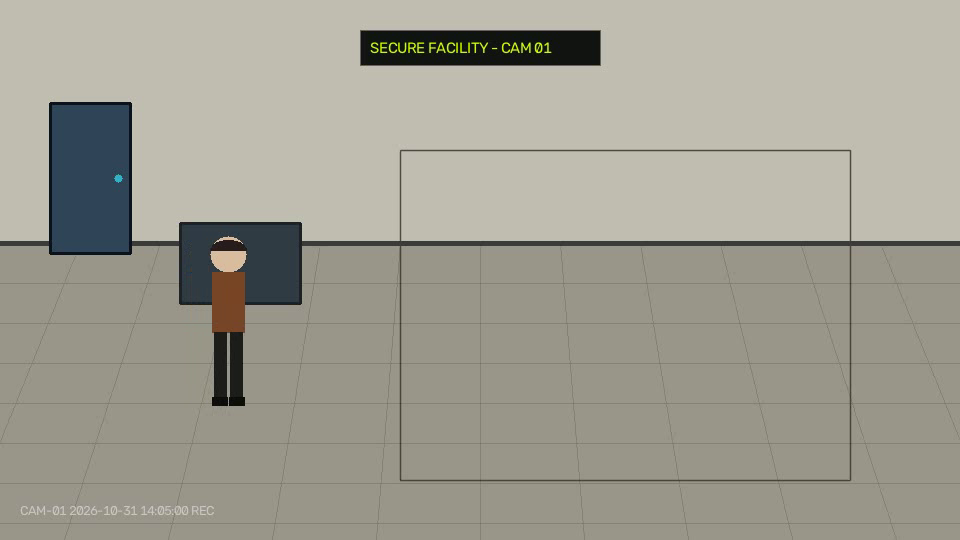
#> input picture frame 30 of data/test_videos/clip1_normal_entry.mp4, 960 x 540 px, given in place of the camera
$ python zone_selector.py
#> lines starting #> are read from the running program, lines starting #| are printed output that depends on the picture; after the words box and inside, x2 and y2 are one past the last pixel; in counts of white or black regions, pixels touching at a corner belong together
### src/detection/video_source.py
"""
Video source handling module for webcam, video file, or RTSP/HTTP IP stream.
Resizes frames to a standardized resolution for consistent coordinate mapping.
"""

import cv2
import sys
from pathlib import Path

# Add project root to path for direct execution
sys.path.append(str(Path(__file__).resolve().parent.parent.parent))
from config.settings import DEFAULT_FRAME_WIDTH, DEFAULT_FRAME_HEIGHT, DEFAULT_SOURCE


class VideoSource:
    """Encapsulates OpenCV VideoCapture with resolution normalization and robust error handling."""

    def __init__(self, source=DEFAULT_SOURCE, width=DEFAULT_FRAME_WIDTH, height=DEFAULT_FRAME_HEIGHT):
        self.raw_source = source
        self.width = width
        self.height = height
        self.cap = None
        self._open_source()

    def _open_source(self):
        """Parse source type and open OpenCV VideoCapture."""
        source_val = self.raw_source

        # Handle string representation of integer device IDs (e.g. "0")
        if isinstance(source_val, str) and source_val.isdigit():
            source_val = int(source_val)

        # On Windows, DirectShow backend can speed up webcam initialization
        if isinstance(source_val, int):
            self.cap = cv2.VideoCapture(source_val, cv2.CAP_DSHOW)
            if not self.cap.isOpened():
                self.cap = cv2.VideoCapture(source_val)
        else:
            self.cap = cv2.VideoCapture(source_val)

        if not self.cap.isOpened():
            raise RuntimeError(
                f"[VideoSource Error] Failed to open video source: '{self.raw_source}'. "
                f"Please ensure camera is connected, permissions granted, or file/URL is valid."
            )

        # Attempt to set hardware capture properties if supported
        if isinstance(source_val, int):
            self.cap.set(cv2.CAP_PROP_FRAME_WIDTH, self.width)
            self.cap.set(cv2.CAP_PROP_FRAME_HEIGHT, self.height)

    def read(self):
        """
        Reads the next frame, resizes it to standardized dimensions, and returns (ret, frame).
        """
        if self.cap is None or not self.cap.isOpened():
            return False, None

        ret, frame = self.cap.read()
#> frame is the input picture: shape (540, 960, 3); mean B, G, R 146.2, 158.1, 160.3
        if not ret or frame is None:
            return False, None

        # Standardize resolution for downstream zone and detection logic
        if frame.shape[1] != self.width or frame.shape[0] != self.height:
            frame = cv2.resize(frame, (self.width, self.height), interpolation=cv2.INTER_AREA)

        return True, frame

    # [12 lines left out: functions get_fps, restart, not called in this run]

    def release(self):
        """Release the capture resource."""
        if self.cap is not None:
            self.cap.release()
            self.cap = None

    def __enter__(self):
        return self

    def __exit__(self, exc_type, exc_val, exc_tb):
        self.release()


def open_video_source(source=DEFAULT_SOURCE, width=DEFAULT_FRAME_WIDTH, height=DEFAULT_FRAME_HEIGHT):
    """Convenience helper function to instantiate VideoSource."""
    return VideoSource(source=source, width=width, height=height)


# [22 lines that do not run on import are left out]

### src/zone/zone_selector.py
"""
Interactive mouse tool for defining polygonal restricted zones.
Saves polygon coordinates and reference frame dimensions to config/zone.json.
"""

import cv2
import json
import numpy as np
import sys
from pathlib import Path

# Add project root to path
sys.path.append(str(Path(__file__).resolve().parent.parent.parent))
from config.settings import (
    ZONE_CONFIG_PATH,
    DEFAULT_FRAME_WIDTH,
    DEFAULT_FRAME_HEIGHT,
    DEFAULT_SOURCE,
)
from src.detection.video_source import open_video_source


def load_zone(config_path=ZONE_CONFIG_PATH):
    """
    Load polygon points and dimensions from JSON config.
    Returns:
        dict: {"points": [[x, y], ...], "frame_width": int, "frame_height": int, ...}
    """
    path = Path(config_path)
    if not path.exists():
        # Fallback default box
        return {
            "points": [[400, 150], [850, 150], [850, 480], [400, 480]],
            "frame_width": DEFAULT_FRAME_WIDTH,
            "frame_height": DEFAULT_FRAME_HEIGHT,
            "zone_name": "Default Restricted Area"
        }

    try:
        with open(path, "r", encoding="utf-8") as f:
            data = json.load(f)
            return data
    except Exception as e:
        print(f"[Zone Error] Failed to read {config_path}: {e}")
        return {
            "points": [[400, 150], [850, 150], [850, 480], [400, 480]],
            "frame_width": DEFAULT_FRAME_WIDTH,
            "frame_height": DEFAULT_FRAME_HEIGHT,
            "zone_name": "Fallback Restricted Area"
        }


def save_zone(points, width=DEFAULT_FRAME_WIDTH, height=DEFAULT_FRAME_HEIGHT, config_path=ZONE_CONFIG_PATH):
    """
    Save polygon points and reference dimensions to JSON config.
    """
    path = Path(config_path)
    path.parent.mkdir(parents=True, exist_ok=True)

    data = {
        "points": points,
        "frame_width": width,
        "frame_height": height,
        "zone_name": "Restricted Zone 1"
    }

    with open(path, "w", encoding="utf-8") as f:
        json.dump(data, f, indent=2)
    print(f"[ZoneSelector] Successfully saved {len(points)} zone points to {path.resolve()}")


def select_zone_interactive(source=DEFAULT_SOURCE, config_path=ZONE_CONFIG_PATH):
    """
    Opens first frame of video source and lets user click polygon vertices.
    Controls:
        - Left Click: Add polygon vertex
        - 'u': Undo last point
        - 'c': Clear all points
        - Enter / Space: Save zone to zone.json and exit
        - 'q' / ESC: Quit without saving
    """
    vs = open_video_source(source)
    ret, frame = vs.read()
    vs.release()

    if not ret or frame is None:
        print(f"[ZoneSelector] Could not grab frame from source: {source}")
        return False

    h, w = frame.shape[:2]
#> h = 540; w = 960
    existing = load_zone(config_path)
#> (reads config/zone.json from the repository)
    # Scale existing points if loaded from different resolution
    points = existing.get("points", [])
    window_name = "Restricted Zone Selector (Left Click=Add | u=Undo | c=Clear | Enter=Save | q=Quit)"

    def on_mouse(event, x, y, flags, param):
        if event == cv2.EVENT_LBUTTONDOWN:
            points.append([int(x), int(y)])

    cv2.namedWindow(window_name, cv2.WINDOW_AUTOSIZE)
    cv2.setMouseCallback(window_name, on_mouse)

    print("\n--- Zone Selector Instructions ---")
    print(" Left Click : Add vertex point")
    print(" 'u' Key    : Undo last vertex")
    print(" 'c' Key    : Clear all vertices")
    print(" Enter / Space : Save polygon to config/zone.json")
    print(" 'q' / ESC  : Cancel and exit without saving\n")

    saved = False
    while True:
        display = frame.copy()

        # Draw existing lines and points
        if len(points) > 0:
            pts = np.array(points, dtype=np.int32)
            # Draw translucent fill if at least 3 points
            if len(points) >= 3:
                overlay = display.copy()
                cv2.fillPoly(overlay, [pts], (0, 165, 255))
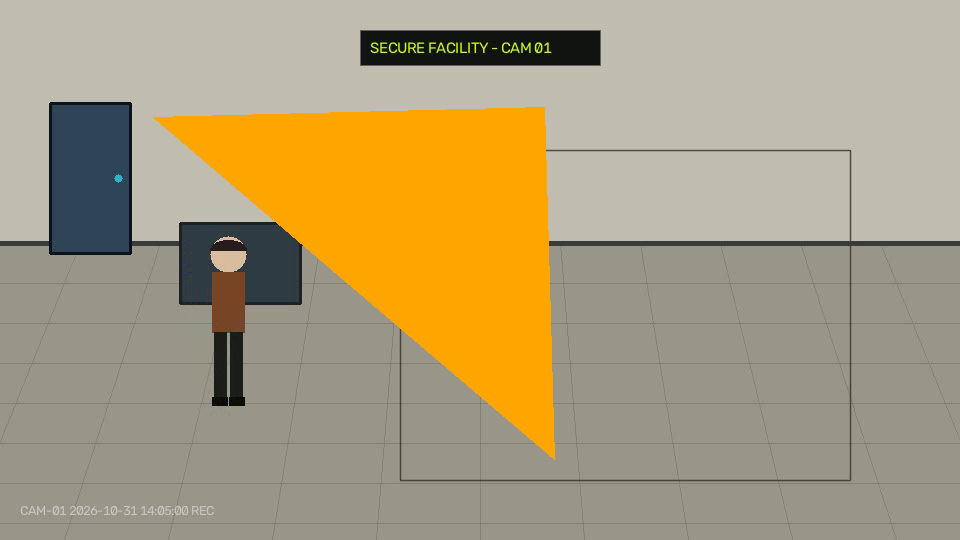
#> overlay: shape (540, 960, 3); 13.4% of pixels changed, all inside (x1, y1, x2, y2) = (153, 107, 555, 460)
                cv2.addWeighted(overlay, 0.35, display, 0.65, 0, display)
                cv2.polylines(display, [pts], isClosed=True, color=(0, 200, 255), thickness=2)
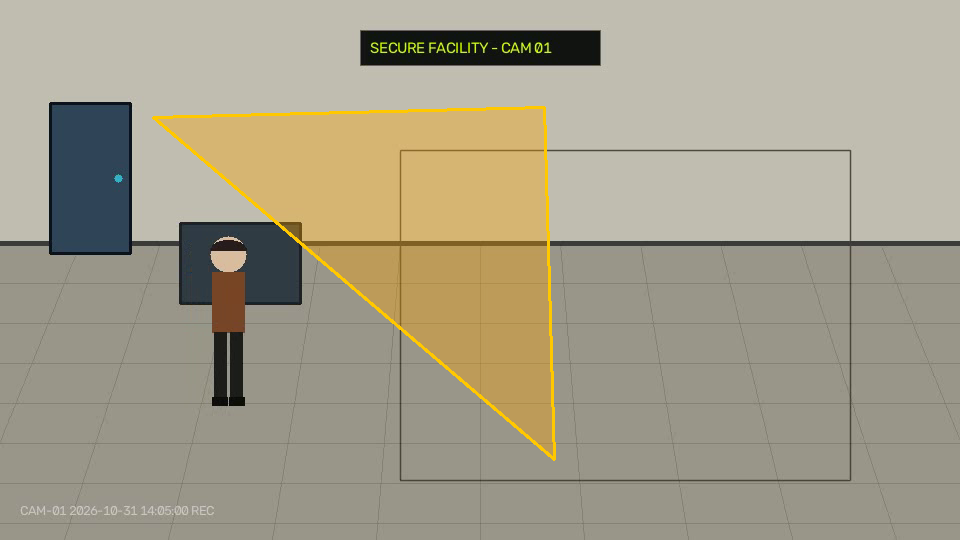
#> display: shape (540, 960, 3); mean B, G, R 137.8, 158.1, 164.7
            else:
                cv2.polylines(display, [pts], isClosed=False, color=(0, 200, 255), thickness=2)

            for idx, pt in enumerate(points):
                cv2.circle(display, tuple(pt), 5, (0, 0, 255), -1)
                cv2.putText(display, str(idx + 1), (pt[0] + 7, pt[1] - 7),
                            cv2.FONT_HERSHEY_SIMPLEX, 0.45, (255, 255, 255), 1, cv2.LINE_AA)
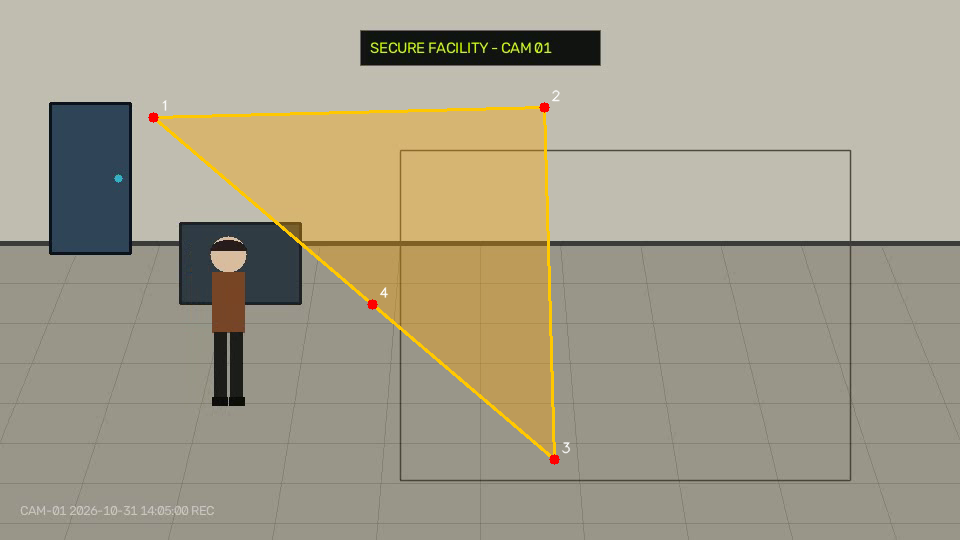
#> display: shape (540, 960, 3); 0.11% of pixels changed, all inside (x1, y1, x2, y2) = (148, 89, 571, 465)

        # Header instructions on the frame
        cv2.rectangle(display, (10, 10), (w - 10, 45), (30, 30, 30), -1)
        status_text = f"Points: {len(points)} | Left Click=Add | 'u'=Undo | 'c'=Clear | Enter=Save | 'q'=Quit"
        cv2.putText(display, status_text, (20, 34), cv2.FONT_HERSHEY_SIMPLEX, 0.55, (0, 255, 255), 1, cv2.LINE_AA)
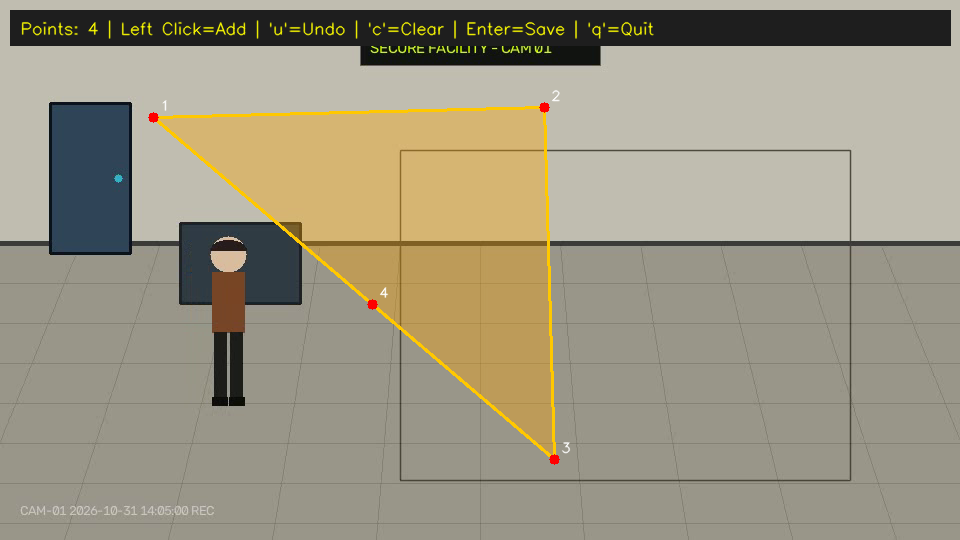
#> display: shape (540, 960, 3); mean B, G, R 129.3, 149.4, 156

        cv2.imshow(window_name, display)
        key = cv2.waitKey(20) & 0xFF
#> (key q is pressed here)

        if key in (13, 32):  # Enter or Space
            if len(points) >= 3:
                save_zone(points, width=w, height=h, config_path=config_path)
                saved = True
                break
            else:
                print("[ZoneSelector] Need at least 3 points to form a polygon.")
        elif key == ord('u'):
            if len(points) > 0:
                removed = points.pop()
                print(f"[ZoneSelector] Removed point {removed}")
        elif key == ord('c'):
            points.clear()
            print("[ZoneSelector] Cleared all points.")
        elif key in (ord('q'), 27):  # 'q' or ESC
            print("[ZoneSelector] Exited without saving.")
            break

    cv2.destroyAllWindows()
    return saved


if __name__ == "__main__":
    import argparse
    parser = argparse.ArgumentParser(description="Draw restricted zone polygon")
    parser.add_argument("--source", default=str(DEFAULT_SOURCE), help="Webcam index, video file path, or stream URL")
    args = parser.parse_args()

    select_zone_interactive(args.source)
